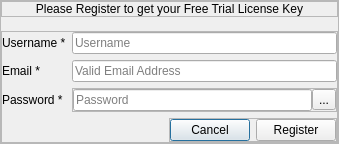
<?xml version="1.0" encoding="UTF-8"?>
<ui version="4.0">
 <class>Dialog</class>
 <widget class="QDialog" name="Dialog">
  <property name="geometry">
   <rect>
    <x>0</x>
    <y>0</y>
    <width>339</width>
    <height>116</height>
   </rect>
  </property>
  <property name="sizePolicy">
   <sizepolicy hsizetype="Preferred" vsizetype="Expanding">
    <horstretch>0</horstretch>
    <verstretch>0</verstretch>
   </sizepolicy>
  </property>
  <property name="windowTitle">
   <string>Dialog</string>
  </property>
  <property name="styleSheet">
   <string notr="true"/>
  </property>
  <layout class="QVBoxLayout" name="verticalLayout">
   <property name="spacing">
    <number>0</number>
   </property>
   <property name="leftMargin">
    <number>0</number>
   </property>
   <property name="topMargin">
    <number>0</number>
   </property>
   <property name="rightMargin">
    <number>0</number>
   </property>
   <property name="bottomMargin">
    <number>0</number>
   </property>
   <item>
    <widget class="QFrame" name="frame_centralwidget">
     <property name="sizePolicy">
      <sizepolicy hsizetype="Preferred" vsizetype="Expanding">
       <horstretch>0</horstretch>
       <verstretch>0</verstretch>
      </sizepolicy>
     </property>
     <property name="frameShape">
      <enum>QFrame::StyledPanel</enum>
     </property>
     <property name="frameShadow">
      <enum>QFrame::Raised</enum>
     </property>
     <layout class="QVBoxLayout" name="verticalLayout_3">
      <property name="spacing">
       <number>0</number>
      </property>
      <property name="leftMargin">
       <number>0</number>
      </property>
      <property name="topMargin">
       <number>0</number>
      </property>
      <property name="rightMargin">
       <number>0</number>
      </property>
      <property name="bottomMargin">
       <number>0</number>
      </property>
      <item>
       <widget class="QFrame" name="frame">
        <property name="frameShape">
         <enum>QFrame::StyledPanel</enum>
        </property>
        <property name="frameShadow">
         <enum>QFrame::Raised</enum>
        </property>
        <layout class="QVBoxLayout" name="verticalLayout_2">
         <property name="spacing">
          <number>0</number>
         </property>
         <property name="leftMargin">
          <number>0</number>
         </property>
         <property name="topMargin">
          <number>0</number>
         </property>
         <property name="rightMargin">
          <number>0</number>
         </property>
         <property name="bottomMargin">
          <number>0</number>
         </property>
         <item>
          <widget class="QLabel" name="labelInfo">
           <property name="text">
            <string>Please Register to get your Free Trial License Key</string>
           </property>
           <property name="alignment">
            <set>Qt::AlignCenter</set>
           </property>
          </widget>
         </item>
        </layout>
       </widget>
      </item>
      <item>
       <widget class="QLabel" name="labelWarningMessage">
        <property name="styleSheet">
         <string notr="true">color: red;</string>
        </property>
        <property name="text">
         <string/>
        </property>
        <property name="alignment">
         <set>Qt::AlignCenter</set>
        </property>
        <property name="wordWrap">
         <bool>true</bool>
        </property>
       </widget>
      </item>
      <item>
       <widget class="QFrame" name="frame_2">
        <property name="sizePolicy">
         <sizepolicy hsizetype="Preferred" vsizetype="Expanding">
          <horstretch>0</horstretch>
          <verstretch>0</verstretch>
         </sizepolicy>
        </property>
        <property name="frameShape">
         <enum>QFrame::StyledPanel</enum>
        </property>
        <property name="frameShadow">
         <enum>QFrame::Raised</enum>
        </property>
        <layout class="QGridLayout" name="gridLayout">
         <property name="leftMargin">
          <number>0</number>
         </property>
         <property name="topMargin">
          <number>0</number>
         </property>
         <property name="rightMargin">
          <number>0</number>
         </property>
         <property name="bottomMargin">
          <number>0</number>
         </property>
         <item row="1" column="0">
          <widget class="QLabel" name="label_3">
           <property name="text">
            <string>Email *</string>
           </property>
          </widget>
         </item>
         <item row="0" column="0">
          <widget class="QLabel" name="label_2">
           <property name="text">
            <string>Username *</string>
           </property>
          </widget>
         </item>
         <item row="1" column="1">
          <widget class="QLineEdit" name="textEmail">
           <property name="placeholderText">
            <string>Valid Email Address</string>
           </property>
          </widget>
         </item>
         <item row="0" column="1">
          <widget class="QLineEdit" name="textUsername">
           <property name="placeholderText">
            <string>Username</string>
           </property>
          </widget>
         </item>
         <item row="2" column="0">
          <widget class="QLabel" name="label_4">
           <property name="text">
            <string>Password *</string>
           </property>
          </widget>
         </item>
         <item row="3" column="0" colspan="2" alignment="Qt::AlignRight">
          <widget class="QFrame" name="frame_3">
           <property name="sizePolicy">
            <sizepolicy hsizetype="Preferred" vsizetype="Expanding">
             <horstretch>0</horstretch>
             <verstretch>0</verstretch>
            </sizepolicy>
           </property>
           <property name="frameShape">
            <enum>QFrame::StyledPanel</enum>
           </property>
           <property name="frameShadow">
            <enum>QFrame::Raised</enum>
           </property>
           <layout class="QHBoxLayout" name="horizontalLayout">
            <property name="spacing">
             <number>6</number>
            </property>
            <property name="leftMargin">
             <number>0</number>
            </property>
            <property name="topMargin">
             <number>0</number>
            </property>
            <property name="rightMargin">
             <number>0</number>
            </property>
            <property name="bottomMargin">
             <number>0</number>
            </property>
            <item>
             <widget class="QPushButton" name="buttonCancel">
              <property name="text">
               <string>Cancel</string>
              </property>
             </widget>
            </item>
            <item>
             <widget class="QPushButton" name="buttonRegister">
              <property name="text">
               <string>Register</string>
              </property>
             </widget>
            </item>
           </layout>
          </widget>
         </item>
         <item row="2" column="1">
          <widget class="QFrame" name="frame_4">
           <property name="frameShape">
            <enum>QFrame::StyledPanel</enum>
           </property>
           <property name="frameShadow">
            <enum>QFrame::Raised</enum>
           </property>
           <layout class="QHBoxLayout" name="horizontalLayout_2">
            <property name="spacing">
             <number>0</number>
            </property>
            <property name="leftMargin">
             <number>0</number>
            </property>
            <property name="topMargin">
             <number>0</number>
            </property>
            <property name="rightMargin">
             <number>0</number>
            </property>
            <property name="bottomMargin">
             <number>0</number>
            </property>
            <item>
             <widget class="QLineEdit" name="textPassword">
              <property name="echoMode">
               <enum>QLineEdit::Password</enum>
              </property>
              <property name="placeholderText">
               <string>Password</string>
              </property>
             </widget>
            </item>
            <item>
             <widget class="QToolButton" name="buttonShowHidePassword">
              <property name="text">
               <string>...</string>
              </property>
              <property name="icon">
               <iconset resource="../icons.qrc">
                <normaloff>:/white icons/White icon/eye.svg</normaloff>:/white icons/White icon/eye.svg</iconset>
              </property>
              <property name="checkable">
               <bool>true</bool>
              </property>
             </widget>
            </item>
           </layout>
          </widget>
         </item>
        </layout>
       </widget>
      </item>
     </layout>
    </widget>
   </item>
  </layout>
 </widget>
 <tabstops>
  <tabstop>textUsername</tabstop>
  <tabstop>textEmail</tabstop>
  <tabstop>textPassword</tabstop>
  <tabstop>buttonShowHidePassword</tabstop>
  <tabstop>buttonRegister</tabstop>
  <tabstop>buttonCancel</tabstop>
 </tabstops>
 <resources>
  <include location="../icons.qrc"/>
 </resources>
 <connections/>
</ui>
